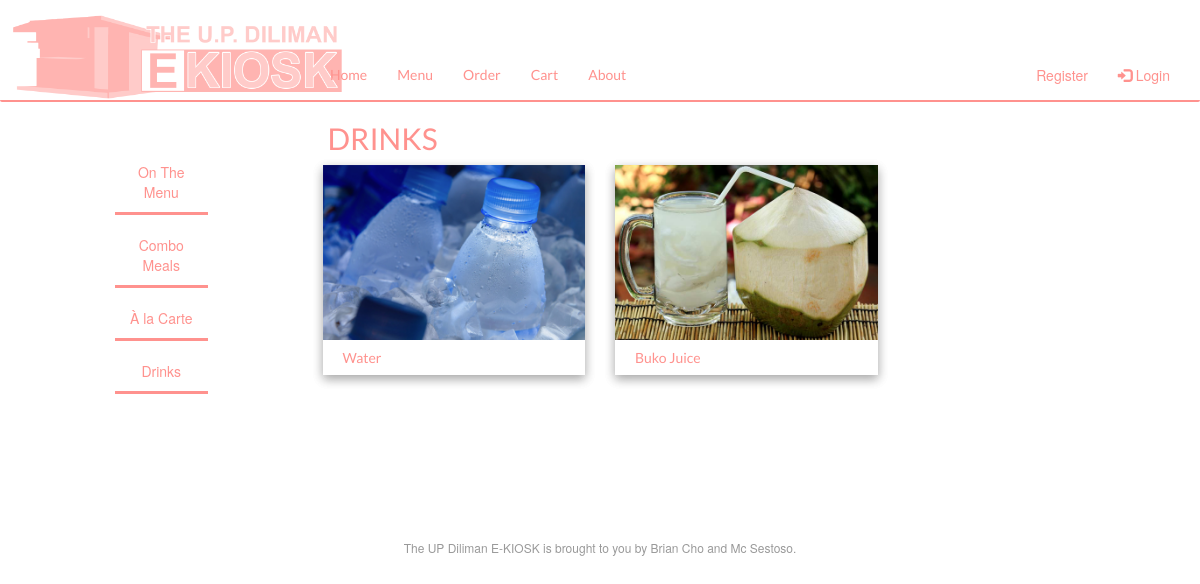
The app's page /menu/drinks/ with its own data.
### tables this page shows
CREATE TABLE "drinks" (
	"drinks_id"	INTEGER NOT NULL,
	"amount"	INTEGER NOT NULL,
	"price"	INTEGER NOT NULL,
	"drinks_type"	TEXT NOT NULL,
	"url"	TEXT,
	PRIMARY KEY("drinks_id")
);

### app.py (the view)
@app.route('/menu/<meals_type>/')
def menu(meals_type):
    meals = read_meals_by_type(meals_type,)
    alacartesdict = select_dict_alacarte_type()
    drinksdict = select_dict_drinks_type()
    return render_template('menu.html',meals_type=meals_type,meals=meals,alacartesdict=alacartesdict,drinksdict=drinksdict)

### data.py (called while the page is built)
def connect_db(path):
    conn = sqlite3.connect(path)
    conn.row_factory = sqlite3.Row
    return (conn, conn.cursor())

def read_meals_by_type(meals_type):
    conn, cur = connect_db(db_path)
    query = 'SELECT * FROM meals WHERE meals_type=?'
    results = cur.execute(query, (meals_type,)).fetchone()
    conn.close()
    return results

def select_dict_alacarte_type():
    conn, cur = connect_db(db_path)
    query = 'SELECT * FROM alacarte'
    results = cur.execute(query,).fetchall()
    return results

def select_dict_drinks_type():
    conn, cur = connect_db(db_path)
    query = 'SELECT * FROM drinks'
    results = cur.execute(query,).fetchall()
    return results

### templates/menu.html (shortened to what this page needs)
{% extends 'base.html' %}
{% block content %}
{% include 'menusidebar.html' %}
    {% if meals['meals_type'] == 'combomeals' %}
        <h1 style="text-indent:10px"><input class="hidden" value="{{ meals_type }}" readonly>COMBO MEALS</h1>
        <a href="/menu/{{ meals_type }}/"></a>
        <div class="col-sm-3">
        <div class="well">
        <p><h4><input class="btn-11" type="submit" value="MAINTENANCE" name="action"></p></h4>
        </div>
        </div>
    {% elif meals['meals_type'] == 'drinks' %}
        <h2 style="text-indent:20px;font-family:'Lato';color:#ff928e;">
            <input class="hidden" value="{{ meals_type }}" readonly>DRINKS</h1>
        {% for drinks in drinksdict %}
        <form action="{{ url_for('drinks',meals_type='drinks',drinks_id=drinks.drinks_id,drinks_type=drinks.drinks_type) }}">
            <div class="col-sm-3">
                <div class="w3-container">
                    <div class="w3-card-4" style="width:100%">
                        <div class="w3-container w3-left-align pnktext">
                        <button class="btn-11" type="submit" name="drinks" style="width:100%;text-align:left;">
                            <img src="{{ url_for('static', filename=drinks.url) }}" style="width:100%">
                            <p><h5 style="margin-left:20px;">{{ drinks.drinks_type }}</h5>
                        </button>
                        </form>
                        </div>
        {% endfor %}
    {% endif %}
{% endblock %}

### templates/menu.html (style rules this page uses)
.btn-11 { overflow: hidden; transition: all 0.3s ease; border: none; padding: 0; background: none; }
.pnktext { background-color: white; color: #ff928e; font-size: 15px; font-family: 'Lato', sans-serif; }
.w3-card-4,.w3-hover-shadow:hover { box-shadow:0 4px 10px 0 rgba(0,0,0,0.2),0 4px 10px 0 rgba(0,0,0,0.19) }
.w3-container:after,.w3-container:before,.w3-panel:after,.w3-panel:before,.w3-row:after,.w3-row:before,.w3-row-padding:after,.w3-row-padding:before, .w3-left-align { text-align:left!important }

### records on screen
drinks: url (picture), drinks_type "Water"
drinks: url (picture), drinks_type "Buko Juice"
